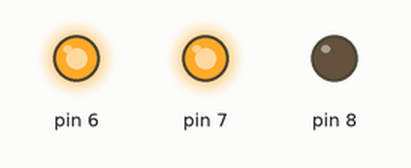
Simulated run of this sketch. Board: Arduino Uno, built with avr-gcc and run on an emulated ATmega328P. On the bench: output pins drawn as LEDs (lit = HIGH).

Above: at 0.2 s.
At 0.7 s:
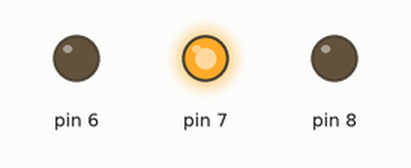
At 13.0 s:
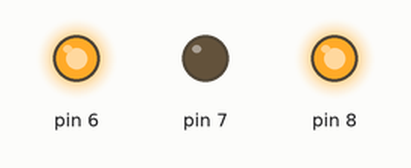
At 14.0 s:
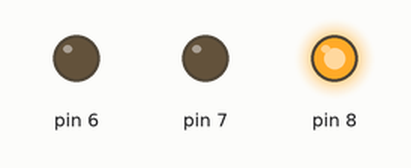
Timing chart, 0 to 18.9 s (numbered marks = the images above):
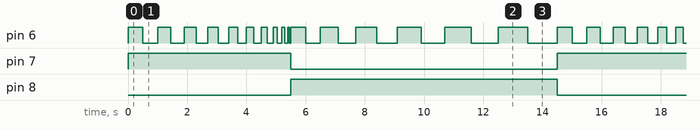

Measured:
- by itself, pin 6: moves between LOW and HIGH, repeating every 14.5 s
- by itself, pin 7: alternates HIGH for 5.5 s and LOW for 9.0 s
- by itself, pin 8: alternates HIGH for 9.0 s and LOW for 5.5 s

The sketch:

LED_1.ino
```cpp
float dly = 500;
int stat = 0;

void setup() {
  pinMode(6, OUTPUT);
  pinMode(7, OUTPUT);
  pinMode(8, OUTPUT);
}

void loop() {
  // put your main code here, to run repeatedly:

  if (stat == 0) {
    digitalWrite(7, HIGH);
    digitalWrite(8, LOW);
  }
  if (stat == 1) {
    digitalWrite(7, LOW);
    digitalWrite(8, HIGH);
  }

  digitalWrite(6 , HIGH);
  delay(dly);
  digitalWrite(6 , LOW);
  delay(dly);

  if (stat == 0) {
    dly -= 50;
  } else if (stat == 1) {
    dly += 100;
  }

  if (dly < 50 && stat == 0) {
    dly = 500;
    stat = 1;
  }
  else if (dly > 1000 && stat == 1) {
    dly = 500;
    stat = 0;
  }
}
```
